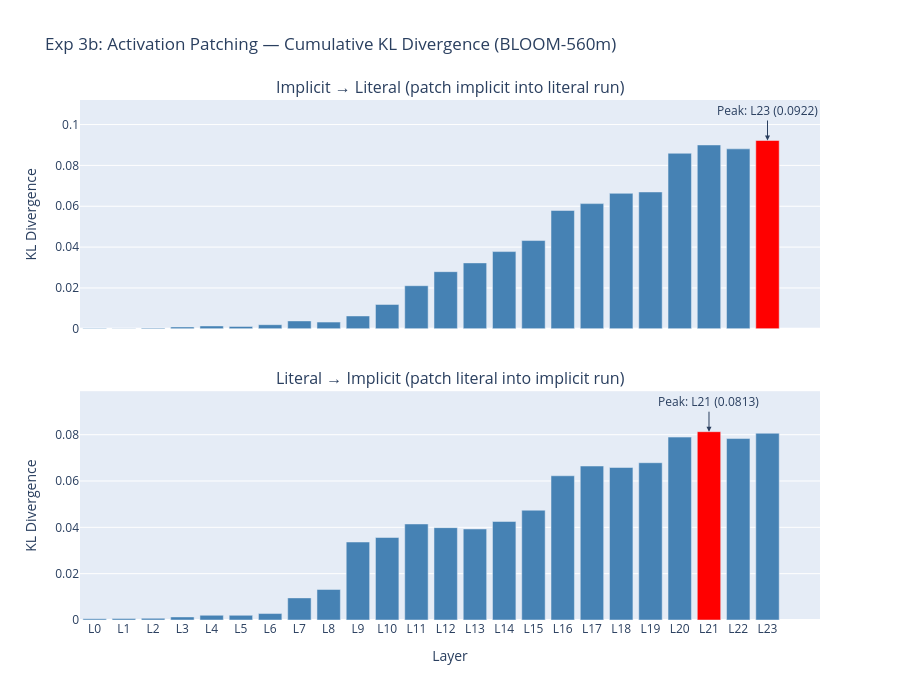

Notebook cell for this chart:
### Markdown cell above
## Experiment 3b: Activation Patching — KL Divergence (Full Distribution)

Measures the shift in the **entire** output distribution (all ~250k tokens) rather than 5 hand-picked probes. Runs both directions:
- **Impl→Lit:** patch implicit activations into literal run (which layers encode "ability question"?)
- **Lit→Impl:** patch literal activations into implicit run (which layers encode "request intent"?)

**Result:** Both directions show a monotonic ramp — but this is still partially a closing effect. See Exp 3c for the per-layer delta that resolves this.

### Code cell
import torch.nn.functional as F

def activation_patching_kl(model, source_prompt, target_prompt):
    """Patch source activations into target run at each layer. Return KL per layer."""
    source_tokens = model.to_tokens(source_prompt)
    _, source_cache = model.run_with_cache(source_tokens)

    target_tokens = model.to_tokens(target_prompt)
    target_logits = model.forward(target_tokens)
    target_probs = torch.softmax(target_logits[0, -1, :], dim=-1)

    kl_per_layer = []
    eps = 1e-10

    for layer in range(model.cfg.n_layers):
        src_resid = source_cache[f"blocks.{layer}.hook_resid_post"][0, -1, :].clone()

        def patch_hook(value, hook, s=src_resid):
            value[0, -1, :] = s
            return value

        patched_logits = model.run_with_hooks(
            target_tokens,
            fwd_hooks=[(f"blocks.{layer}.hook_resid_post", patch_hook)],
        )
        patched_probs = torch.softmax(patched_logits[0, -1, :], dim=-1)

        p = patched_probs + eps
        q = target_probs + eps
        kl = (p * (p.log() - q.log())).sum().item()
        kl_per_layer.append(kl)

    return kl_per_layer


# Run both directions
kl_impl_to_lit = activation_patching_kl(model, IMPLICIT, LITERAL)
kl_lit_to_impl = activation_patching_kl(model, LITERAL, IMPLICIT)

# Plot
fig = make_subplots(rows=2, cols=1, shared_xaxes=True, vertical_spacing=0.12,
                    subplot_titles=["Implicit → Literal (patch implicit into literal run)",
                                    "Literal → Implicit (patch literal into implicit run)"])

layers = list(range(model.cfg.n_layers))
layer_labels = [f"L{i}" for i in layers]

for row, (kl_data, direction) in enumerate([
    (kl_impl_to_lit, "Impl→Lit"),
    (kl_lit_to_impl, "Lit→Impl"),
], 1):
    peak_layer = int(np.argmax(kl_data))
    colors = ["red" if i == peak_layer else "steelblue" for i in layers]
    fig.add_trace(go.Bar(
        x=layer_labels, y=kl_data, marker_color=colors,
        showlegend=False,
    ), row=row, col=1)
    fig.add_annotation(
        x=f"L{peak_layer}", y=kl_data[peak_layer],
        text=f"Peak: L{peak_layer} ({kl_data[peak_layer]:.4f})",
        showarrow=True, arrowhead=2, ax=0, ay=-30,
        row=row, col=1,
    )

fig.update_yaxes(title_text="KL Divergence", row=1, col=1)
fig.update_yaxes(title_text="KL Divergence", row=2, col=1)
fig.update_xaxes(title_text="Layer", row=2, col=1)
fig.update_layout(
    title="Exp 3b: Activation Patching — Cumulative KL Divergence (BLOOM-560m)",
    height=700, width=900,
)
fig.write_image(f"{SAVE_DIR}/activation_patching_kl.png", scale=2)
fig.show()

print(f"Impl→Lit cumulative peak: Layer {int(np.argmax(kl_impl_to_lit))}")
print(f"Lit→Impl cumulative peak: Layer {int(np.argmax(kl_lit_to_impl))}")
print("\n⚠️ Monotonic ramp — see Exp 3c (delta analysis) to separate closing effect from true bottleneck.")

### Figure 1 — Plotly figure (JSON) as saved in the notebook; plotly's stock layout.template omitted (floating-point values rounded to 4 significant figures)
{"data": [{"marker": {"color": ["steelblue", "steelblue", "steelblue", "steelblue", "steelblue", "steelblue", "steelblue", "steelblue", "steelblue", "steelblue", "steelblue", "steelblue", "steelblue", "steelblue", "steelblue", "steelblue", "steelblue", "steelblue", "steelblue", "steelblue", "steelblue", "steelblue", "steelblue", "red"]}, "showlegend": false, "type": "bar", "x": ["L0", "L1", "L2", "L3", "L4", "L5", "L6", "L7", "L8", "L9", "L10", "L11", "L12", "L13", "L14", "L15", "L16", "L17", "L18", "L19", "L20", "L21", "L22", "L23"], "xaxis": "x", "y": [0.0002193, 0.0001965, 0.0004297, 0.0009055, 0.0014, 0.001147, 0.002009, 0.003862, 0.00328, 0.006296, 0.01192, 0.0211, 0.02798, 0.03227, 0.0378, 0.0432, 0.05794, 0.0613, 0.06633, 0.067, 0.08594, 0.09002, 0.0881, 0.09219], "yaxis": "y"}, {"marker": {"color": ["steelblue", "steelblue", "steelblue", "steelblue", "steelblue", "steelblue", "steelblue", "steelblue", "steelblue", "steelblue", "steelblue", "steelblue", "steelblue", "steelblue", "steelblue", "steelblue", "steelblue", "steelblue", "steelblue", "steelblue", "steelblue", "red", "steelblue", "steelblue"]}, "showlegend": false, "type": "bar", "x": ["L0", "L1", "L2", "L3", "L4", "L5", "L6", "L7", "L8", "L9", "L10", "L11", "L12", "L13", "L14", "L15", "L16", "L17", "L18", "L19", "L20", "L21", "L22", "L23"], "xaxis": "x2", "y": [0.0005435, 0.00064, 0.0007309, 0.001326, 0.002038, 0.002023, 0.002783, 0.009546, 0.01318, 0.03367, 0.03562, 0.04146, 0.03987, 0.0393, 0.04253, 0.0474, 0.06226, 0.06647, 0.06584, 0.06789, 0.07896, 0.08129, 0.07833, 0.08062], "yaxis": "y2"}], "layout": {"annotations": [{"font": {"size": 16}, "showarrow": false, "text": "Implicit → Literal (patch implicit into literal run)", "x": 0.5, "xanchor": "center", "xref": "paper", "y": 1, "yanchor": "bottom", "yref": "paper"}, {"font": {"size": 16}, "showarrow": false, "text": "Literal → Implicit (patch literal into implicit run)", "x": 0.5, "xanchor": "center", "xref": "paper", "y": 0.44, "yanchor": "bottom", "yref": "paper"}, {"arrowhead": 2, "ax": 0, "ay": -30, "showarrow": true, "text": "Peak: L23 (0.0922)", "x": "L23", "xref": "x", "y": 0.09219, "yref": "y"}, {"arrowhead": 2, "ax": 0, "ay": -30, "showarrow": true, "text": "Peak: L21 (0.0813)", "x": "L21", "xref": "x2", "y": 0.08129, "yref": "y2"}], "height": 700, "title": {"text": "Exp 3b: Activation Patching — Cumulative KL Divergence (BLOOM-560m)"}, "width": 900, "xaxis": {"anchor": "y", "domain": [0, 1], "matches": "x2", "showticklabels": false}, "xaxis2": {"anchor": "y2", "domain": [0, 1], "title": {"text": "Layer"}}, "yaxis": {"anchor": "x", "domain": [0.56, 1], "title": {"text": "KL Divergence"}}, "yaxis2": {"anchor": "x2", "domain": [0, 0.44], "title": {"text": "KL Divergence"}}}}
